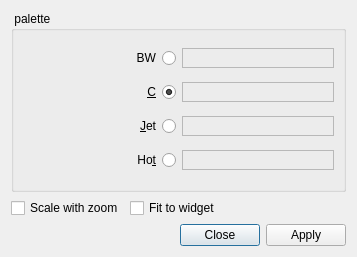
<?xml version="1.0" encoding="UTF-8"?>
<ui version="4.0">
 <class>QuImgConfDialog</class>
 <widget class="QDialog" name="QuImgConfDialog">
  <property name="geometry">
   <rect>
    <x>0</x>
    <y>0</y>
    <width>357</width>
    <height>257</height>
   </rect>
  </property>
  <property name="windowTitle">
   <string>Dialog</string>
  </property>
  <layout class="QGridLayout" name="gridLayout">
   <item row="0" column="0" colspan="2">
    <widget class="QGroupBox" name="palette_groupBox">
     <property name="title">
      <string> palette </string>
     </property>
     <layout class="QGridLayout" name="gridLayout_3">
      <item row="0" column="0">
       <widget class="QRadioButton" name="bw_radioButton">
        <property name="layoutDirection">
         <enum>Qt::RightToLeft</enum>
        </property>
        <property name="text">
         <string>BW</string>
        </property>
        <property name="paletteName" stdset="0">
         <string>bw</string>
        </property>
       </widget>
      </item>
      <item row="0" column="1">
       <widget class="QLabel" name="palette_BW_label">
        <property name="frameShape">
         <enum>QFrame::StyledPanel</enum>
        </property>
        <property name="frameShadow">
         <enum>QFrame::Plain</enum>
        </property>
        <property name="text">
         <string/>
        </property>
        <property name="pixmap">
         <pixmap resource="confdialog.qrc">:/artwork/paletteBW.png</pixmap>
        </property>
        <property name="alignment">
         <set>Qt::AlignRight|Qt::AlignTrailing|Qt::AlignVCenter</set>
        </property>
       </widget>
      </item>
      <item row="1" column="0">
       <widget class="QRadioButton" name="c_radioButton">
        <property name="layoutDirection">
         <enum>Qt::RightToLeft</enum>
        </property>
        <property name="text">
         <string>&amp;C</string>
        </property>
        <property name="checked">
         <bool>true</bool>
        </property>
        <property name="paletteName" stdset="0">
         <string>c</string>
        </property>
       </widget>
      </item>
      <item row="1" column="1">
       <widget class="QLabel" name="palette_C_label">
        <property name="frameShape">
         <enum>QFrame::StyledPanel</enum>
        </property>
        <property name="text">
         <string/>
        </property>
        <property name="pixmap">
         <pixmap resource="confdialog.qrc">:/artwork/paletteC.png</pixmap>
        </property>
       </widget>
      </item>
      <item row="2" column="0">
       <widget class="QRadioButton" name="jet_radioButton">
        <property name="layoutDirection">
         <enum>Qt::RightToLeft</enum>
        </property>
        <property name="text">
         <string>&amp;Jet</string>
        </property>
        <property name="paletteName" stdset="0">
         <string>jet</string>
        </property>
       </widget>
      </item>
      <item row="2" column="1">
       <widget class="QLabel" name="palette_jet_label">
        <property name="frameShape">
         <enum>QFrame::StyledPanel</enum>
        </property>
        <property name="text">
         <string/>
        </property>
        <property name="pixmap">
         <pixmap resource="confdialog.qrc">:/artwork/paletteJet.png</pixmap>
        </property>
       </widget>
      </item>
      <item row="3" column="0">
       <widget class="QRadioButton" name="hot_radioButton">
        <property name="layoutDirection">
         <enum>Qt::RightToLeft</enum>
        </property>
        <property name="text">
         <string>Ho&amp;t</string>
        </property>
        <property name="paletteName" stdset="0">
         <string>hot</string>
        </property>
       </widget>
      </item>
      <item row="3" column="1">
       <widget class="QLabel" name="palette_hot_label">
        <property name="frameShape">
         <enum>QFrame::StyledPanel</enum>
        </property>
        <property name="text">
         <string/>
        </property>
        <property name="pixmap">
         <pixmap resource="confdialog.qrc">:/artwork/paletteHot.png</pixmap>
        </property>
       </widget>
      </item>
     </layout>
    </widget>
   </item>
   <item row="1" column="0">
    <widget class="QCheckBox" name="cbScaleWithZoom">
     <property name="text">
      <string>Scale with zoom</string>
     </property>
    </widget>
   </item>
   <item row="1" column="1">
    <widget class="QCheckBox" name="cbFitToWidget">
     <property name="text">
      <string>Fit to widget</string>
     </property>
    </widget>
   </item>
   <item row="2" column="1">
    <widget class="QDialogButtonBox" name="buttonBox">
     <property name="orientation">
      <enum>Qt::Horizontal</enum>
     </property>
     <property name="standardButtons">
      <set>QDialogButtonBox::Apply|QDialogButtonBox::Close</set>
     </property>
    </widget>
   </item>
  </layout>
 </widget>
 <resources>
  <include location="confdialog.qrc"/>
 </resources>
 <connections>
  <connection>
   <sender>buttonBox</sender>
   <signal>accepted()</signal>
   <receiver>QuImgConfDialog</receiver>
   <slot>accept()</slot>
   <hints>
    <hint type="sourcelabel">
     <x>248</x>
     <y>254</y>
    </hint>
    <hint type="destinationlabel">
     <x>157</x>
     <y>274</y>
    </hint>
   </hints>
  </connection>
  <connection>
   <sender>buttonBox</sender>
   <signal>rejected()</signal>
   <receiver>QuImgConfDialog</receiver>
   <slot>reject()</slot>
   <hints>
    <hint type="sourcelabel">
     <x>316</x>
     <y>260</y>
    </hint>
    <hint type="destinationlabel">
     <x>286</x>
     <y>274</y>
    </hint>
   </hints>
  </connection>
 </connections>
</ui>
